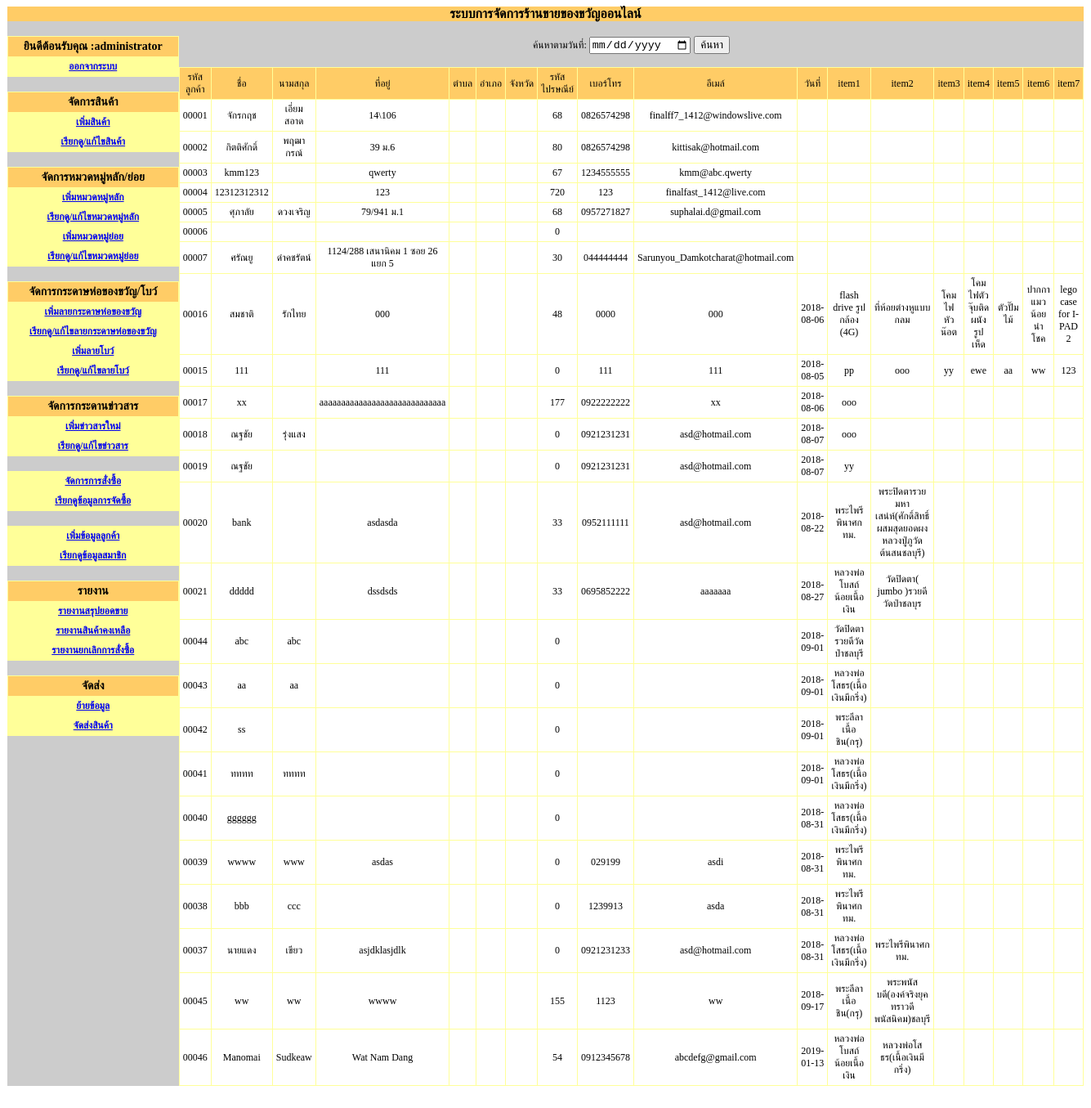
Page /giftshop2_V2_1/admin/main.php?module=order2 (signed in) on the committed database.
### tables this page shows
CREATE TABLE `tbl_customer` (
  `customer_id` int(5) unsigned zerofill NOT NULL auto_increment,
  `customer_name` varchar(50) NOT NULL,
  `customer_name_last` varchar(255) NOT NULL,
  `customer_address` text NOT NULL,
  `district_id` int(5) NOT NULL,
  `prefecture_id` int(5) NOT NULL,
  `province_id` int(2) NOT NULL,
  `postcode` int(5) NOT NULL,
  `customer_telephone` varchar(10) NOT NULL,
  `customer_email` varchar(50) NOT NULL,
  `customer_pass` varchar(20) NOT NULL,
  `Date` varchar(10) NOT NULL,
  `item1` varchar(255) NOT NULL,
  `item2` varchar(255) NOT NULL,
  `item3` varchar(255) NOT NULL,
  `item4` varchar(255) NOT NULL,
  `item5` varchar(255) NOT NULL,
  `item6` varchar(255) NOT NULL,
  `item7` varchar(255) NOT NULL,
  PRIMARY KEY  (`customer_id`)
);

### giftshop2_V2_1/admin/order2.php (the view, shortened to what this page needs)
<br>
<?
$sql = "select * from tbl_customer";
$qry=mysql_query($sql);
$numrow=mysql_num_rows($qry);
?>
<form action="main.php?module=<?=$module?>" method="post">
  <table width="439" border="0" align="center" cellpadding="0" cellspacing="0">
    <tr>
    <td width="439" align="center"><span class="sizamain1">ค้นหาตามวันที่:
      </span>
      <input name="keyword" type="date" />
      <input type="submit" name="button2" id="button2" value="ค้นหา" /></td>
  </tr>
</table>
</form>
<table width="95%" border="0" align="center" cellpadding="4" cellspacing="1" bgcolor="#FFFF99">
  <tr>
    <td width="14%" align="center" bgcolor="#FFCC66"><span class="sizamain1">รหัสลูกค้า</span></td>
    <td width="16%" align="center" bgcolor="#FFCC66"><span class="sizamain1">ชื่อ</span></td>
    <td width="16%" align="center" bgcolor="#FFCC66"><span class="sizamain1">นามสกุล</span></td>
    <td width="12%" align="center" bgcolor="#FFCC66"><span class="sizamain1">ที่อยู่</span></td>
    <td width="9%" align="center" bgcolor="#FFCC66"><span class="sizamain1">ตำบล</span></td>
    <td width="9%" align="center" bgcolor="#FFCC66"><span class="sizamain1">อำเภอ</span></td>
    <td width="10%" align="center" bgcolor="#FFCC66"><span class="sizamain1">จังหวัด</span></td>
    <td width="10%" align="center" bgcolor="#FFCC66"><span class="sizamain1">รหัสไปรษณีย์</span></td>
    <td width="9%" align="center" bgcolor="#FFCC66"><span class="sizamain1">เบอร์โทร</span></td>
    <td width="11%" align="center" bgcolor="#FFCC66"><span class="sizamain1">อีเมล์</span></td>
    <td width="11%" align="center" bgcolor="#FFCC66"><span class="sizamain1">วันที่</span></td>
    <td width="11%" align="center" bgcolor="#FFCC66"><span class="sizamain1">item1</span></td>
     <td width="11%" align="center" bgcolor="#FFCC66"><span class="sizamain1">item2</span></td>
      <td width="11%" align="center" bgcolor="#FFCC66"><span class="sizamain1">item3</span></td>
       <td width="11%" align="center" bgcolor="#FFCC66"><span class="sizamain1">item4</span></td>
        <td width="11%" align="center" bgcolor="#FFCC66"><span class="sizamain1">item5</span></td>
         <td width="11%" align="center" bgcolor="#FFCC66"><span class="sizamain1">item6</span></td>
          <td width="11%" align="center" bgcolor="#FFCC66"><span class="sizamain1">item7</span></td>
  </tr>
  <?
  if($numrow==0){
  ?>
  <tr>
    <td colspan="9" bgcolor="#FFFFFF"><span class="sizamain1">ไม่มีข้อมูล</span></td>
  </tr>
  <?
  }else{
	while($db=mysql_fetch_array($qry)){
  ?>
  <tr>
    <td align="center" bgcolor="#FFFFFF"><span class="sizamain1">
      <?=$db['customer_id']?>
    </span></td>
    <td align="center" bgcolor="#FFFFFF"><span class="sizamain1">
      <?=$db['customer_name']?>
    </span></td>
    <td align="center" bgcolor="#FFFFFF"><span class="sizamain1">
      <?=$db['customer_name_last']?>
    </span></td>
    <td align="center" bgcolor="#FFFFFF"><span class="sizamain1">
      <?=$db['customer_address']?>
    </span></td>
    <td align="center" bgcolor="#FFFFFF"></td>
    <td align="center" bgcolor="#FFFFFF"></td>
    <td align="center" bgcolor="#FFFFFF"></td>
    <td align="center" bgcolor="#FFFFFF"><span class="sizamain1">
      <?=$db['postcode']?>
    </span></td>
    <td align="center" bgcolor="#FFFFFF"><span class="sizamain1">
      <?=$db['customer_telephone']?>
    </span></td>
    <td align="center" bgcolor="#FFFFFF"><span class="sizamain1">
      <?=$db['customer_email'] ?>
    </span></td>
     <td align="center" bgcolor="#FFFFFF"><span class="sizamain1">
      <?=$db['Date'] ?>
    </span></td>
    <td align="center" bgcolor="#FFFFFF"><span class="sizamain1">
      <?=$db['item1'] ?>
    </span></td>
    <td align="center" bgcolor="#FFFFFF"><span class="sizamain1">
      <?=$db['item2'] ?>
    </span></td>
    <td align="center" bgcolor="#FFFFFF"><span class="sizamain1">
      <?=$db['item3'] ?>
    </span></td>
    <td align="center" bgcolor="#FFFFFF"><span class="sizamain1">
      <?=$db['item4'] ?>
    </span></td>
    <td align="center" bgcolor="#FFFFFF"><span class="sizamain1">
      <?=$db['item5'] ?>
    </span></td>
    <td align="center" bgcolor="#FFFFFF"><span class="sizamain1">
      <?=$db['item6'] ?>
    </span></td>
    <td align="center" bgcolor="#FFFFFF"><span class="sizamain1">
      <?=$db['item7'] ?>
    </span></td>
  </tr>
  <?
  	}
  }
  ?>
</table>

### giftshop2_V2_1/admin/order2.php (style rules this page uses)
.sizamain1 { font-size: 12px; }

### rows in the picture
tbl_customer: customer_id "00001", customer_name "จักรกฤช", customer_name_last "เอี่ยมสอาด", customer_address "14\\106", postcode "68", customer_telephone "0826574298", customer_email "finalff7_1412@windowslive.com"
tbl_customer: customer_id "00002", customer_name "กิตติศักดิ์", customer_name_last "พฤฒากรณ์", customer_address "39 ม.6", postcode "80", customer_telephone "0826574298", customer_email "kittisak@hotmail.com"
tbl_customer: customer_id "00003", customer_name "kmm123", customer_address "qwerty", postcode "67", customer_telephone "1234555555", customer_email "kmm@abc.qwerty"
tbl_customer: customer_id "00004", customer_name "12312312312", customer_address "123", postcode "720", customer_telephone "123", customer_email "finalfast_1412@live.com"
tbl_customer: customer_id "00005", customer_name "ศุภาลัย", customer_name_last "ดวงเจริญ", customer_address "79/941 ม.1", postcode "68", customer_telephone "0957271827", customer_email "suphalai.d@gmail.com"
tbl_customer: customer_id "00006", postcode "0"
tbl_customer: customer_id "00007", customer_name "ศรัณยู", customer_name_last "ดำคชรัตน์", customer_address "1124/288 เสนานิคม 1 ซอย 26 แยก 5", postcode "30", customer_telephone "044444444", customer_email "Sarunyou_Damkotcharat@hotmail.com"
tbl_customer: customer_id "00016", customer_name "สมชาติ", customer_name_last "รักไทย", customer_address "000", postcode "48", customer_telephone "0000", customer_email "000", Date "2018-08-06", item1 "flash drive รูปกล้อง (4G)", item2 "ที่ห้อยต่างหูแบบกลม", item3 "โคมไฟ หัวน๊อต", item4 "โคมไฟตัวจุ๊บติดผนังรูปเห็ด", item5 "ตัวปั๊มไม้", item6 "ปากกาแมวน้อยนำโชค", item7 "lego case for I-PAD 2"
tbl_customer: customer_id "00015", customer_name "111", customer_address "111", postcode "0", customer_telephone "111", customer_email "111", Date "2018-08-05", item1 "pp", item2 "ooo", item3 "yy", item4 "ewe", item5 "aa", item6 "ww", item7 "123"
tbl_customer: customer_id "00017", customer_name "xx", customer_address "aaaaaaaaaaaaaaaaaaaaaaaaaaaaa", postcode "177", customer_telephone "0922222222", customer_email "xx", Date "2018-08-06", item1 "ooo"
tbl_customer: customer_id "00018", customer_name "ณฐชัย", customer_name_last "รุ่งแสง", postcode "0", customer_telephone "0921231231", customer_email "asd@hotmail.com", Date "2018-08-07", item1 "ooo"
tbl_customer: customer_id "00019", customer_name "ณฐชัย", postcode "0", customer_telephone "0921231231", customer_email "asd@hotmail.com", Date "2018-08-07", item1 "yy"
tbl_customer: customer_id "00020", customer_name "bank", customer_address "asdasda", postcode "33", customer_telephone "0952111111", customer_email "asd@hotmail.com", Date "2018-08-22", item1 "พระไพรีพินาศกทม.", item2 "พระปิดตารวยมหาเสน่ห์(ศักดิ์สิทธิ์ผสมสุดยอดผงหลวงปู่ภูวัดต้นสนชลบุรี)"
tbl_customer: customer_id "00021", customer_name "ddddd", customer_address "dssdsds", postcode "33", customer_telephone "0695852222", customer_email "aaaaaaa", Date "2018-08-27", item1 "หลวงพ่อโบสถ์น้อยเนื้อเงิน", item2 "วัดปิดตา( jumbo )รวยดีวัดป่าชลบุร"
tbl_customer: customer_id "00044", customer_name "abc", customer_name_last "abc", postcode "0", Date "2018-09-01", item1 "วัดปิดตารวยดีวัดป่าชลบุรี"
tbl_customer: customer_id "00043", customer_name "aa", customer_name_last "aa", postcode "0", Date "2018-09-01", item1 "หลวงพ่อโสธร(เนื้อเงินมีกริ่ง)"
tbl_customer: customer_id "00042", customer_name "ss", postcode "0", Date "2018-09-01", item1 "พระลีลาเนื้อชิน(กรุ)"
tbl_customer: customer_id "00041", customer_name "ทททท", customer_name_last "ทททท", postcode "0", Date "2018-09-01", item1 "หลวงพ่อโสธร(เนื้อเงินมีกริ่ง)"
tbl_customer: customer_id "00040", customer_name "gggggg", postcode "0", Date "2018-08-31", item1 "หลวงพ่อโสธร(เนื้อเงินมีกริ่ง)"
tbl_customer: customer_id "00039", customer_name "wwww", customer_name_last "www", customer_address "asdas", postcode "0", customer_telephone "029199", customer_email "asdi", Date "2018-08-31", item1 "พระไพรีพินาศกทม."
tbl_customer: customer_id "00038", customer_name "bbb", customer_name_last "ccc", postcode "0", customer_telephone "1239913", customer_email "asda", Date "2018-08-31", item1 "พระไพรีพินาศกทม."
tbl_customer: customer_id "00037", customer_name "นายแดง", customer_name_last "เขียว", customer_address "asjdklasjdlk", postcode "0", customer_telephone "0921231233", customer_email "asd@hotmail.com", Date "2018-08-31", item1 "หลวงพ่อโสธร(เนื้อเงินมีกริ่ง)", item2 "พระไพรีพินาศกทม."
tbl_customer: customer_id "00045", customer_name "ww", customer_name_last "ww", customer_address "wwww", postcode "155", customer_telephone "1123", customer_email "ww", Date "2018-09-17", item1 "พระลีลาเนื้อชิน(กรุ)", item2 "พระพนัสบดี(องค์จริงยุคทราวดีพนัสนิคม)ชลบุรี"
tbl_customer: customer_id "00046", customer_name "Manomai", customer_name_last "Sudkeaw", customer_address "Wat Nam Dang", postcode "54", customer_telephone "0912345678", customer_email "abcdefg@gmail.com", Date "2019-01-13", item1 "หลวงพ่อโบสถ์น้อยเนื้อเงิน", item2 "หลวงพ่อโสธร(เนื้อเงินมีกริ่ง)"

### other values in the picture
$_SESSION['adminname'] "administrator"
